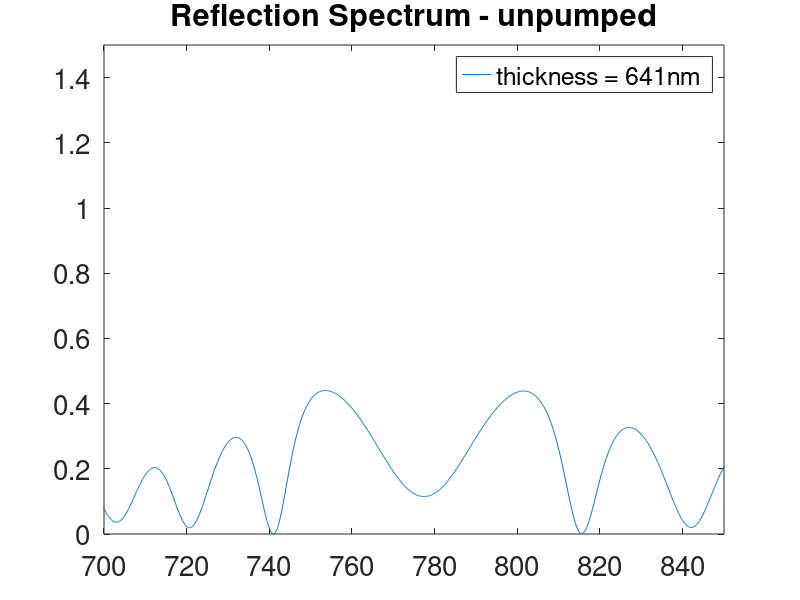

MATLAB code for this plot:
% Multilayer Bragg Reflector Program %% Clear all previous data before setup %clear all;% Set the refractive indices of the surrounding layers %% These layers are the cladding, substrate and the effective index %n_clad = 1.0;n_sub = 3.6;n_eff = 0.0;% Now we set up the mirrors, these are layers (x) of thickness (nm)for x=1:2:60    n(x)=3.6;	t(x)=54;	n(x+1)=3.34;	t(x+1)=58;end%for p=-100:1:100    % Set the k of the complex refractive index%    k = 0.01*p    for d=641    % Set the cavity to be at x=c, where i is some integer.    t(7)=d;    a=3.65;    k = 0.05;    n(7)=a-k*i; % Positive imaginary part is gain    %n(k+2)=sqrt(nsub);% Lambda/4 layer    %t(k+2)=650/4/n(k+2);    max=length(n);    % Scroll through the wavelength and calculate the matrix at each interface    for m=1:4000        lambda=600+0.1*m;        wavel=lambda;        lam(m)=lambda;        k0=2*pi/lambda;        M0=[1 0;0 1];        for x=1:max            test=n(x)*n(x)-n_eff*n_eff;            kappa=k0*sqrt(test);            arg=kappa*t(x);            M=[cos(arg) sin(arg)/kappa*i;sin(arg)*kappa*i cos(arg)];             M1=M0*M;            M0=M1;        end        % Using the matrix, calculate the transmission and reflection        kc=k0*sqrt(n_clad*n_clad-n_eff*n_eff);         ks=k0*sqrt(n_sub*n_sub-n_eff*n_eff);	        trans=2*ks/(ks*M0(1,1)+kc*M0(2,2)+ks*kc*M0(1,2)+M0(2,1));        ref=(ks*M0(1,1)-kc*M0(2,2)+ks*kc*M0(1,2)-M0(2,1))*trans/(2*ks);        phase=atan(real(trans)/imag(trans));        %T1=trans*conj(trans);        %R1=ref*conj(ref);        T(m)=trans*conj(trans);        R(m)=ref*conj(ref);        P(m)=phase;    end    %semilogy (lam,T);     %plot (lam, R, lam, P);    %ylim([-0.1 1.1]);    %plot (lam, P);    %ylim([-2 2]);    fig = plot (lam,R);    title('Reflection Spectrum - unpumped')    legend("thickness = 641nm")    ylim([0 1.5]);    xlim([700 850]);    set(gca,'FontSize',20)    % save out    %fpath = '/media/mass_storage/josh/Documents/PhD_Project/Optalysys/Bragg_Mirror/Results_200204';    %fname =  "n"+a+"_x16"+"_t"+t(16)+"_k"+k+".png"    %saveas(fig, fullfile(fpath, fname));end